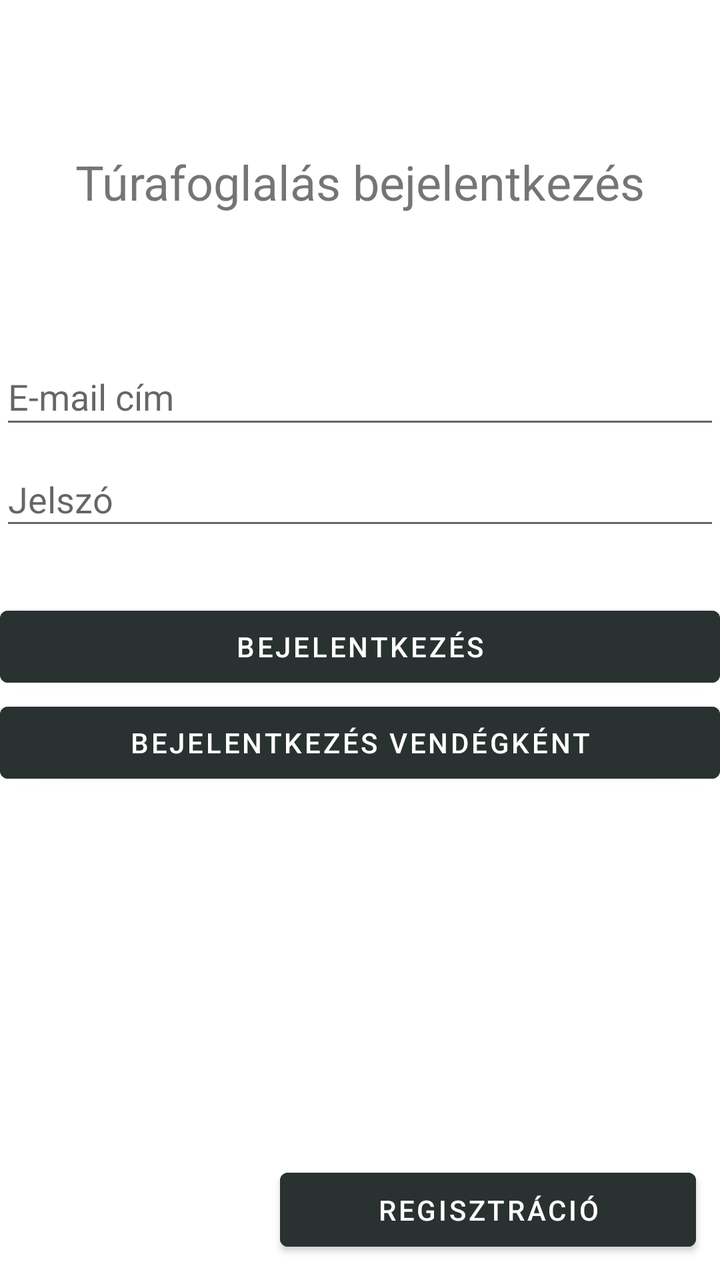
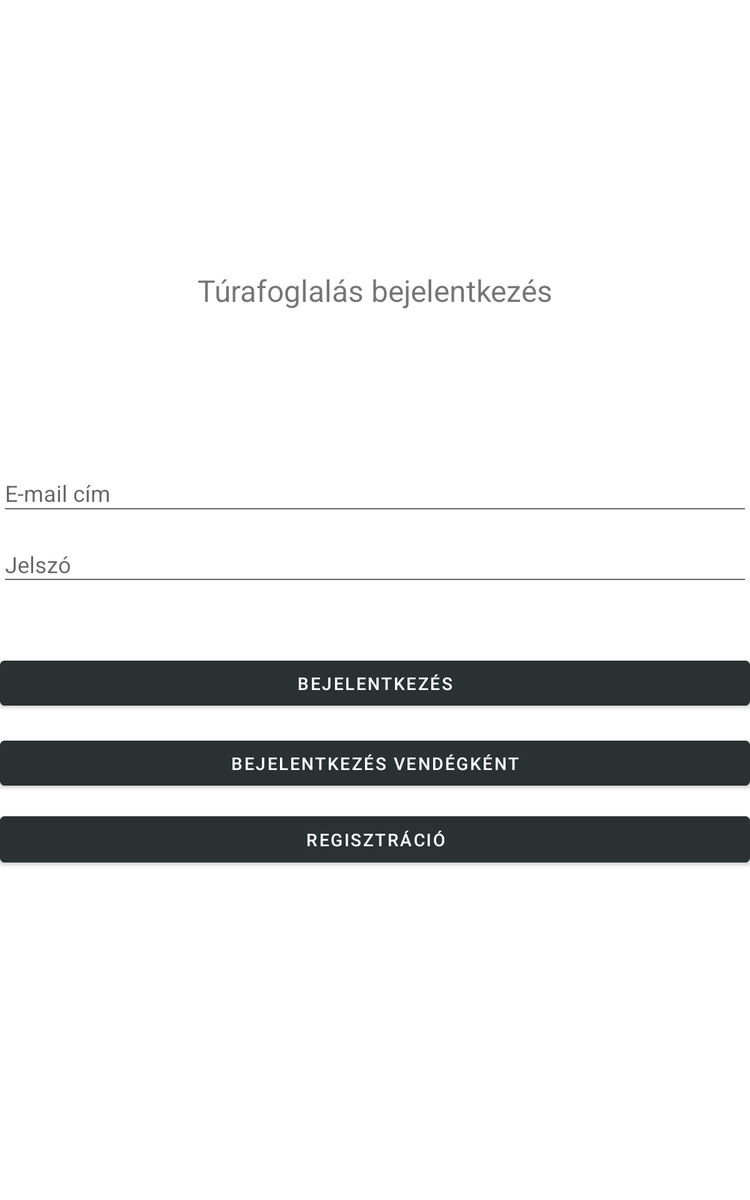

One screen, two layout resources from the same app: the default and the repository's alternative for another configuration. Each is rendered where Android would select it; the XML of both is given below.
<!-- AndroidManifest.xml: application theme Theme.Turafoglalas -->
<!-- res/layout/activity_login.xml -->
<?xml version="1.0" encoding="utf-8"?>
<androidx.constraintlayout.widget.ConstraintLayout xmlns:android="http://schemas.android.com/apk/res/android"
    xmlns:app="http://schemas.android.com/apk/res-auto"
    xmlns:tools="http://schemas.android.com/tools"
    android:layout_width="match_parent"
    android:layout_height="match_parent"
    tools:context=".activity.LoginActivity">

    <TextView
        android:id="@+id/textView"
        android:layout_width="wrap_content"
        android:layout_height="wrap_content"
        android:text="@string/app_login_text"
        android:textSize="24sp"
        app:layout_constraintBottom_toBottomOf="parent"
        app:layout_constraintEnd_toEndOf="parent"

        app:layout_constraintStart_toStartOf="parent"
        app:layout_constraintTop_toTopOf="parent"
        app:layout_constraintVertical_bias="0.123" />

    <EditText
        android:id="@+id/input_email"
        android:layout_width="@dimen/login_elements_width"
        android:layout_height="45dp"
        android:ems="10"
        android:hint="@string/email_text"
        android:inputType="textEmailAddress"
        app:layout_constraintBottom_toBottomOf="parent"
        app:layout_constraintEnd_toEndOf="parent"
        app:layout_constraintStart_toStartOf="parent"
        app:layout_constraintTop_toTopOf="parent"
        app:layout_constraintVertical_bias="0.293" />

    <EditText
        android:id="@+id/input_password"
        android:layout_width="@dimen/login_elements_width"
        android:layout_height="44dp"
        android:layout_marginBottom="150dp"
        android:ems="10"
        android:hint="@string/password_text"
        android:inputType="textPassword"
        app:layout_constraintBottom_toBottomOf="parent"
        app:layout_constraintEnd_toEndOf="parent"
        app:layout_constraintStart_toStartOf="parent"
        app:layout_constraintTop_toBottomOf="@+id/input_email"
        app:layout_constraintVertical_bias="0.03" />

    <Button
        android:id="@+id/button_login"
        android:layout_width="@dimen/login_elements_width"
        android:layout_height="wrap_content"
        android:backgroundTint="@color/button_color"
        android:onClick="login"
        android:text="@string/login_text"
        app:layout_constraintBottom_toBottomOf="parent"
        app:layout_constraintEnd_toEndOf="parent"

        app:layout_constraintStart_toStartOf="parent"
        app:layout_constraintTop_toBottomOf="@+id/input_password"
        app:layout_constraintVertical_bias="0.091"
        tools:ignore="UsingOnClickInXml" />

    <Button
        android:id="@+id/button_guestlogin"
        android:layout_width="@dimen/login_elements_width"
        android:layout_height="wrap_content"
        android:backgroundTint="@color/button_color"
        android:onClick="anonymusLogin"
        android:text="@string/guestlogin_text"
        app:layout_constraintEnd_toEndOf="parent"

        app:layout_constraintStart_toStartOf="parent"
        app:layout_constraintTop_toBottomOf="@+id/button_login"
        tools:ignore="OnClick,UsingOnClickInXml" />

    <Button
        android:id="@+id/button_register"
        android:layout_width="208dp"
        android:layout_height="49dp"
        android:backgroundTint="@color/button_color"
        android:onClick="register"
        android:text="@string/register_text"
        app:layout_constraintBottom_toBottomOf="parent"
        app:layout_constraintEnd_toEndOf="parent"
        app:layout_constraintHorizontal_bias="0.921"
        app:layout_constraintStart_toStartOf="parent"
        app:layout_constraintTop_toBottomOf="@+id/button_guestlogin"
        app:layout_constraintVertical_bias="0.945"
        tools:ignore="UsingOnClickInXml" />

</androidx.constraintlayout.widget.ConstraintLayout>
<!-- resources referenced by this layout -->
<resources>
  <color name="button_color">#2A3231</color>
  <string name="app_login_text">Túrafoglalás bejelentkezés</string>
  <string name="email_text">E-mail cím</string>
  <string name="guestlogin_text">Bejelentkezés vendégként</string>
  <string name="login_text">Bejelentkezés</string>
  <string name="password_text">Jelszó</string>
  <string name="register_text">Regisztráció</string>
  <style name="Theme.Turafoglalas" parent="Theme.MaterialComponents.DayNight.DarkActionBar">
          
          <item name="colorPrimary">@color/purple_500</item>
          <item name="colorPrimaryVariant">@color/purple_700</item>
          <item name="colorOnPrimary">@color/white</item>
          
          <item name="colorSecondary">@color/teal_200</item>
          <item name="colorSecondaryVariant">@color/teal_700</item>
          <item name="colorOnSecondary">@color/black</item>
          
          <item name="android:statusBarColor" tools:targetApi="l">?attr/colorPrimaryVariant</item>
          
      </style>
  <color name="purple_500">#FF6200EE</color>
  <color name="purple_700">#FF3700B3</color>
  <color name="white">#FFFFFFFF</color>
  <color name="teal_200">#FF03DAC5</color>
  <color name="teal_700">#FF018786</color>
  <color name="black">#FF000000</color>
</resources>
<!-- res/layout-sw600dp/activity_login.xml (the repository's variant of the layout above) -->
<!-- drawn on a 7-inch tablet held upright -->
<?xml version="1.0" encoding="utf-8"?>
<androidx.constraintlayout.widget.ConstraintLayout xmlns:android="http://schemas.android.com/apk/res/android"
    xmlns:app="http://schemas.android.com/apk/res-auto"
    xmlns:tools="http://schemas.android.com/tools"
    android:layout_width="match_parent"
    android:layout_height="match_parent"
    tools:context=".activity.LoginActivity">

    <EditText
        android:id="@+id/input_email"
        android:layout_width="@dimen/login_elements_width"
        android:layout_height="45dp"
        android:ems="10"
        android:hint="@string/email_text"
        android:inputType="textEmailAddress"
        app:layout_constraintBottom_toBottomOf="parent"
        app:layout_constraintEnd_toEndOf="parent"
        app:layout_constraintStart_toStartOf="parent"
        app:layout_constraintTop_toTopOf="parent"
        app:layout_constraintVertical_bias="0.405" />

    <Button
        android:id="@+id/button_register"
        android:layout_width="@dimen/login_elements_width"
        android:layout_height="49dp"
        android:backgroundTint="@color/button_color"
        android:onClick="register"
        android:text="@string/register_text"
        app:layout_constraintBottom_toBottomOf="parent"
        app:layout_constraintEnd_toEndOf="parent"
        app:layout_constraintStart_toStartOf="parent"
        app:layout_constraintTop_toBottomOf="@+id/button_guestlogin"
        app:layout_constraintVertical_bias="0.045"
        tools:ignore="UsingOnClickInXml" />

    <TextView
        android:id="@+id/textView"
        android:layout_width="wrap_content"
        android:layout_height="wrap_content"
        android:text="@string/app_login_text"
        android:textSize="24sp"
        app:layout_constraintBottom_toBottomOf="parent"
        app:layout_constraintEnd_toEndOf="parent"

        app:layout_constraintStart_toStartOf="parent"
        app:layout_constraintTop_toTopOf="parent"
        app:layout_constraintVertical_bias="0.233" />

    <Button
        android:id="@+id/button_guestlogin"
        android:layout_width="@dimen/login_elements_width"
        android:layout_height="wrap_content"
        android:layout_marginTop="16dp"
        android:backgroundTint="@color/button_color"
        android:onClick="anonymusLogin"
        android:text="@string/guestlogin_text"
        app:layout_constraintEnd_toEndOf="parent"
        app:layout_constraintStart_toStartOf="parent"
        app:layout_constraintTop_toBottomOf="@+id/button_login"
        app:layout_constraintVertical_bias="0.115"
        tools:ignore="OnClick,UsingOnClickInXml" />

    <EditText
        android:id="@+id/input_password"
        android:layout_width="@dimen/login_elements_width"
        android:layout_height="44dp"
        android:layout_marginBottom="150dp"
        android:ems="10"
        android:hint="@string/password_text"
        android:inputType="textPassword"
        app:layout_constraintBottom_toBottomOf="parent"
        app:layout_constraintEnd_toEndOf="parent"
        app:layout_constraintStart_toStartOf="parent"
        app:layout_constraintTop_toBottomOf="@+id/input_email"
        app:layout_constraintVertical_bias="0.036" />

    <Button
        android:id="@+id/button_login"
        android:layout_width="@dimen/login_elements_width"
        android:layout_height="wrap_content"
        android:backgroundTint="@color/button_color"
        android:onClick="login"
        android:text="@string/login_text"
        app:layout_constraintBottom_toBottomOf="parent"
        app:layout_constraintEnd_toEndOf="parent"
        app:layout_constraintStart_toStartOf="parent"
        app:layout_constraintTop_toBottomOf="@+id/input_password"
        app:layout_constraintVertical_bias="0.115"
        tools:ignore="UsingOnClickInXml" />

</androidx.constraintlayout.widget.ConstraintLayout>
